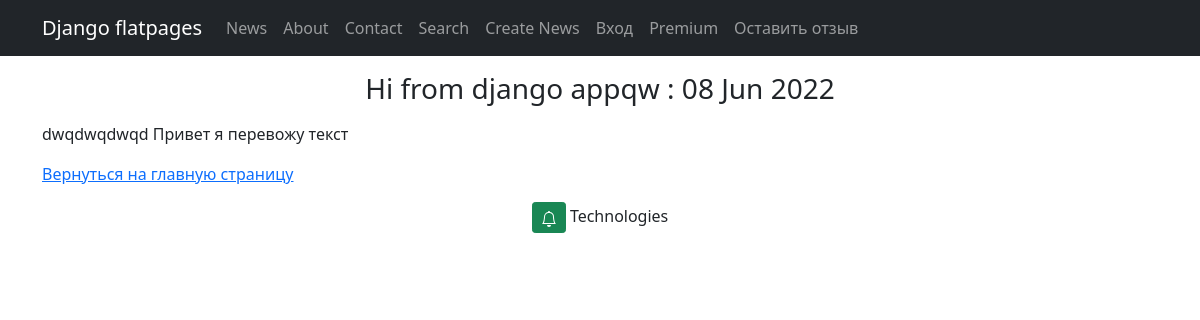
The page /news/2 on the database its author committed.
### simpleapp/models.py (models this page shows, shortened)
class Post(models.Model):
    news = 'NS'
    article = 'AR'
    TYPE = [
        (news, 'Новость'),
        (article, 'Статья')
    ]
    author = models.ForeignKey(Author, on_delete=models.CASCADE)
    type = models.CharField(max_length=2, choices=TYPE, default=news)
    date_posted = models.DateTimeField(auto_now_add=True)
    category = models.ManyToManyField(Category, through='PostCategory')
    title = models.CharField(max_length=255)
    text = models.TextField()
    rating = models.IntegerField(default=0)

class Category(models.Model):
    name = models.CharField(max_length=255, unique=True, )
    subscribers = models.ManyToManyField(User, through='UserCategory')

### simpleapp/views.py (the view)
# urls.py: path('<int:pk>', PostDetail.as_view()),
class PostDetail(DetailView):
    model = Post
    template_name = 'new.html'
    context_object_name = 'new'
    def get_object(self, *args, **kwargs):
        obj = cache.get(f'new-{self.kwargs["pk"]}', None)
        if not obj:
            obj = super().get_object(queryset=self.queryset)
            cache.set(f'new-{self.kwargs["pk"]}', obj)
        return obj

### simpleapp/templatetags/custom_filters.py (called while the page is built)
@register.filter(name='filtercen')
def censor(value):
   if not isinstance(value, str):
       raise ValueError('Нельзя цензурировать не строку')
   for word in STRONG_WORDS:
       value = value.replace(word[1:], '*' * (len(word)-1))
   return value

### templates/new.html (shortened to what this page needs)
{% extends 'flatpages/default.html' %}
{% load custom_filters %}
{% block content %}
{% load cache %}
{% cache 10 new %}
<div class="brd">
<p align="left"><h3>{{ new.title }} : {{ new.date_posted |date:'d M Y' }}</h3></p>
<p align="left">{{ new.text | filtercen}}</p><p align="left"> <a href="/news/">Вернуться на главную страницу</a> </p>
    {% for c in new.category.all %}
        {% if c in user.category_set.all %}
            <a href="unsubscribe/{{ c.id }}" class="btn btn-danger btn-sm"><svg xmlns="http://www.w3.org/2000/svg" width="16" height="16" fill="currentColor" class="bi bi-bell" viewBox="0 0 16 16">
      <path d="M8 16a2 2 0 0 0 2-2H6a2 2 0 0 0 2 2zM8 1.918l-.797.161A4.002 4.002 0 0 0 4 6c0 .628-.134 2.197-.459 3.742-.16.767-.376 1.566-.663 2.258h10.244c-.287-.692-.502-1.49-.663-2.258C12.134 8.197 12 6.628 12 6a4.002 4.002 0 0 0-3.203-3.92L8 1.917zM14.22 12c.223.447.481.801.78 1H1c.299-.199.557-.553.78-1C2.68 10.2 3 6.88 3 6c0-2.42 1.72-4.44 4.005-4.901a1 1 0 1 1 1.99 0A5.002 5.002 0 0 1 13 6c0 .88.32 4.2 1.22 6z"/>
    </svg></a>  {{ c.name }}
    {% else %}
            <a href="subscribe/{{ c.id }}" class="btn btn-success btn-sm"></a>  {{ c.name }}
    {% endif %}
    {% endfor %}
    </div>
{% endcache %}
{% endblock content %}

### rows shown on the page
Post: title "Hi from django appqw", date_posted "08 Jun 2022", text|filtercen "dwqdwqdwqd Привет я перевожу текст"
Category: name "Technologies"
